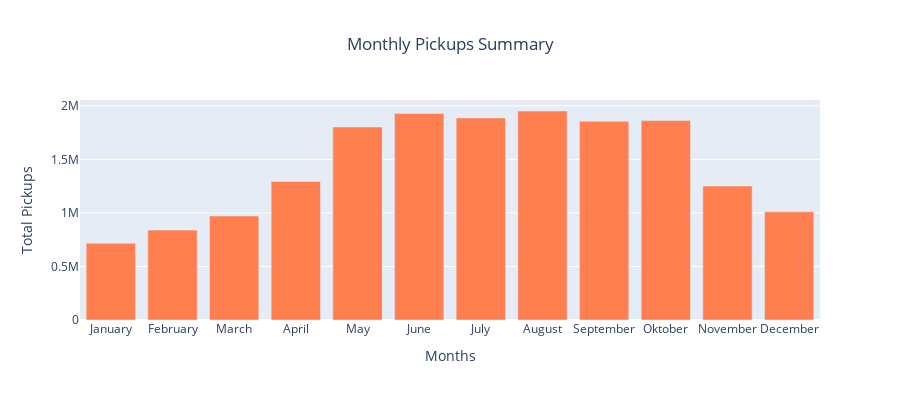

The code cell stored with this chart in its notebook:
### Markdown cell above
Plotting the amount of trips per month reveals, unsurprisingly, that the warmer months are most popular for bike-rides in NYC:

### Code cell
# Plotting the pickups and dropoff counts for each month
months = ['January', 'February', 'March', 'April', 'May', 'June', 'July', 'August', 'September', 'Oktober', 'November', 'December']
pick_drop = [pickups_and_dropoffs[pickups_and_dropoffs['month'] == i+1]['pickups'].sum() for i, month in enumerate(months)]

fig = go.Figure(data=[go.Bar(x=months, y=pick_drop, marker_color='coral')])
fig.update_layout(xaxis_title="Months", yaxis_title="Total Pickups", title="Monthly Pickups Summary", title_x=0.5, width=900,  height=400)
fig.show()

### Figure 1 — Plotly figure (JSON) as saved in the notebook; plotly's stock layout.template omitted (floating-point values rounded to 4 significant figures)
{"data": [{"marker": {"color": "coral"}, "type": "bar", "x": ["January", "February", "March", "April", "May", "June", "July", "August", "September", "Oktober", "November", "December"], "y": [716439, 839537, 971360, 1293499, 1802584, 1928717, 1887417, 1952006, 1855342, 1862535, 1250808, 1010091]}], "layout": {"height": 400, "title": {"text": "Monthly Pickups Summary", "x": 0.5}, "width": 900, "xaxis": {"title": {"text": "Months"}}, "yaxis": {"title": {"text": "Total Pickups"}}}}
